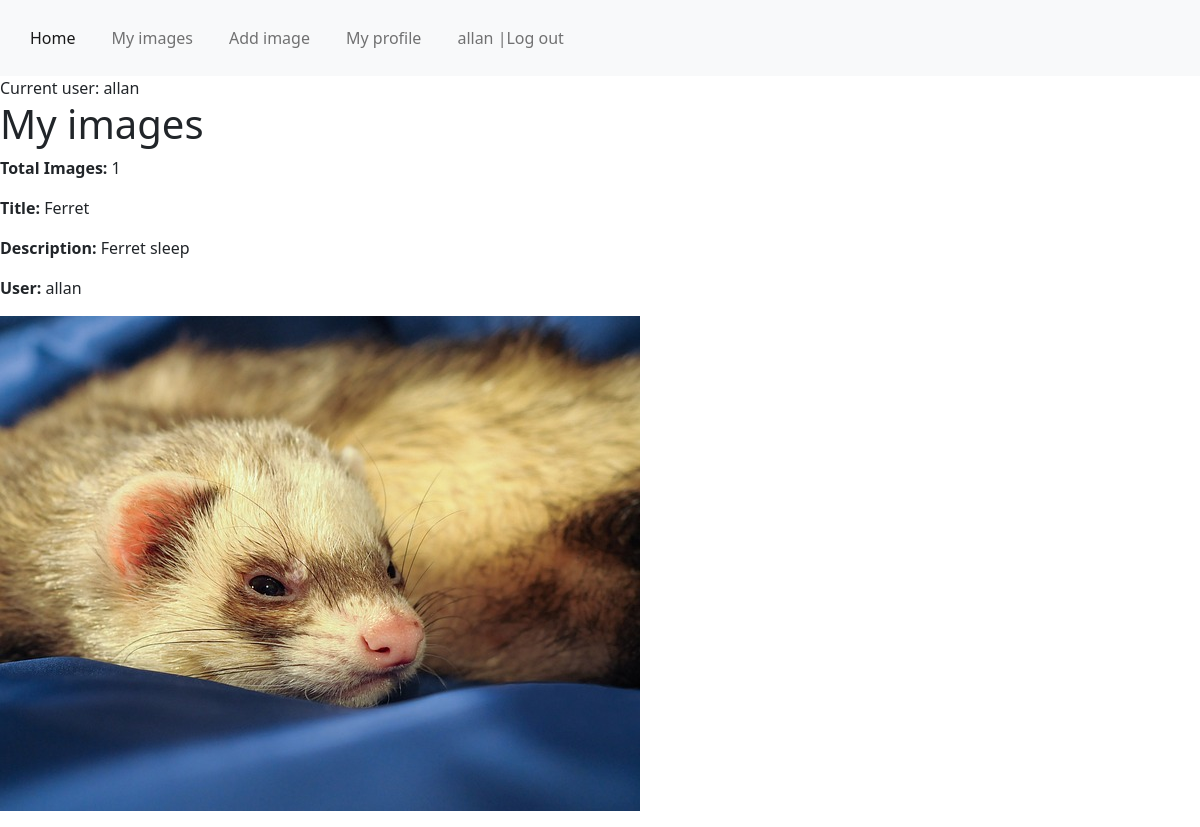
Page /my_images/ (signed in) on the committed database.
### image_share/models.py (models this page shows, shortened)
class NewImage(models.Model):
    image = models.ImageField(upload_to='images')
    title = models.CharField(max_length=100)
    description = models.TextField()
    user = models.ForeignKey(User, on_delete=models.CASCADE)

### image_share/views.py (the view)
# urls.py: path('my_images/', my_images, name ='my-images'),
def my_images(request):
    user = request.user
    all_my_img = NewImage.objects.filter(user=user)
    image_count = all_my_img.count()
    context = {'my_img_list': all_my_img, 'image_count':image_count}
    return render(request, 'image_share/my_images.html', context)

### image_share/templates/image_share/my_images.html
{%extends 'base.html'%}
{%block title%}
My images
{%endblock%}
{%block content%}
<p> <strong> Total Images: </strong> {{ image_count }}</p>
{%for image in my_img_list%}
<p> <strong> Title: </strong>{{image.title}}</p>
<p> <strong> Description: </strong>{{image.description}}</p>
<p> <strong> User: </strong>{{image.user}}</p>
<p><img src="{{ image.image.url }}" alt="{{ image.title }}"></p>
{% empty %}
  <p>No images found.</p>
{%endfor%}
{%endblock%}

### image_share/templates/base.html (shortened to what this page needs)
{% load static %}
<!DOCTYPE html>
<html lang="en">
<head>
    <link rel="stylesheet" href="{% static 'style.css' %}">
    <link rel="stylesheet" href="https://cdn.jsdelivr.net/npm/bootstrap@5.2.3/dist/css/bootstrap.min.css">
</head>
<body>
    {% include 'navbar.html' %}
    Current user: {{user}}
  <h1>{%block title%} {{title}} {%endblock title%}</h1>
    {%block content%}
    {%endblock%}
</body>
</html>

### image_share/templates/navbar.html (shortened to what this page needs)
<nav class="navbar navbar-expand-lg navbar-light bg-light">
    <div class="container-fluid">
      <div class="collapse navbar-collapse" id="navbarNav">
        <ul class="navbar-nav">
          <li class="nav-item">
            <a class="nav-link active" aria-current="page" href="{% url 'all-images' %}">Home</a>
          </li>
          {%if request.user.is_authenticated%}
          <li class="nav-item">
            <a class="nav-link" href="{% url 'my-images' %}">My images</a>
          </li>
          <li class="nav-item">
            <a class="nav-link" href="{% url 'upload-image' %}">Add image</a>
          </li>
          <li class="nav-item">
            <a class="nav-link" href="{% url 'profile' %}"> My profile</a>
          </li>
          <li class="nav-item">
            <a class="nav-link" href="{% url 'logout' %}"> {{user.username}} |Log out</a>
          </li>
          {%endif%}
        </ul>
      </div>
    </div>
  </nav>

### image_share/static/style.css (style rules this page uses)
body { background-color: bisque; }
li { display: inline; padding: 10px; }

### rows in the picture
NewImage: title "Ferret", description "Ferret sleep", user "allan", image (picture)

### other values in the picture
{{ user.username }} "allan"
{{ user }} "allan"
{{ image_count }} "1"
